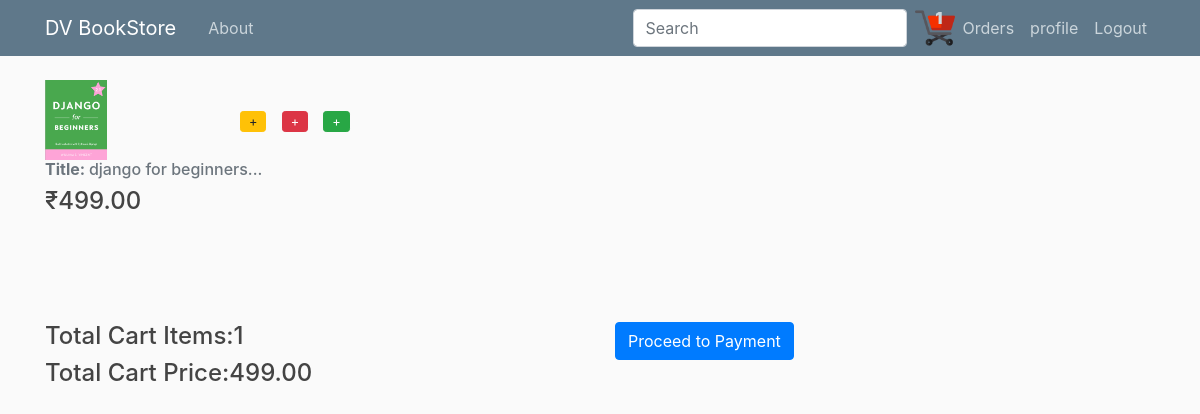
/books/checkout (signed in), run on the app's committed database.
### books/models.py (models this page shows, shortened)
class Order(models.Model):
    user = models.ForeignKey(get_user_model(), on_delete=models.CASCADE)
    date_of_order = models.DateTimeField(auto_now_add=True)
    order_completion_status = models.BooleanField(default=False)
    @property
    def get_total_cart_items(self):
        order_items = self.orderitem_set.all()
        total = sum([item.quantity for item in order_items])
        return total
    @property
    def get_total_cart_price(self):
        order_items = self.orderitem_set.all()
        total = sum([(item.quantity * item.book.price) for item in order_items])
        return total

class OrderItem(models.Model):
    book = models.ForeignKey(Book, on_delete=models.SET_NULL, blank=True, null=True)
    order = models.ForeignKey(Order, on_delete=models.SET_NULL, blank=True, null=True)
    quantity = models.IntegerField(default=0, null=True, blank=True)

class Book(models.Model):
    title = models.CharField(max_length=500)
    price = models.DecimalField(max_digits=5, decimal_places=2)
    author = models.CharField(max_length=150)
    eBook = models.BooleanField(default=False)
    image = models.ImageField(null=True, blank=True, max_length=500)
    pdf = models.FileField(upload_to='pdf', default="default.pdf", max_length=500)
    description = models.TextField(default="This books does not contain any description. Please refer to author and title of the Book")

### books/views.py (the view)
# urls.py: path('books/checkout', checkout, name="checkout"),
@login_required
def checkout(request):
    books = Book.objects.all()
    order, created = Order.objects.get_or_create(user=request.user,order_completion_status=False)
    orderItems = order.orderitem_set.all()
    context = {'orderItems':orderItems, 'order':order}
    return render(request, 'checkout.html', context)

### templates/checkout.html (shortened to what this page needs)
{% extends '_base.html' %}
{% block cartvalue %}{{order.get_total_cart_items}}{% endblock cartvalue %}
{% block content %}
<div>
  {% if orderItems %}
  <div class="container">
    <div class="row">
      {% for item in orderItems %}
        <div class="col-lg-4">
          <div class="row">
            <div class="col-md-6">
            <img class="checkout-thumbnail" src="{{item.book.image.url}}" alt="aa">
            </div>
            <div class="col-md-1 text-center my-auto operators">
              <a class="btn btn-sm btn-warning py-0" style="font-size: 0.8em;" href="{% url 'add_to_cart' "remove" item.book.id %}">+</a>
            </div>
            <div class="col-md-1 text-center my-auto operators">
              <a class="btn btn-sm btn-danger py-0" style="font-size: 0.8em;" href="{% url 'add_to_cart' "delete" item.book.id %}">+</a>
            </div>
            <div class="col-md-1 text-center my-auto operators">
              <a class="btn btn-sm btn-success py-0" style="font-size: 0.8em;" href="{% url 'add_to_cart' "add" item.book.id %}">+</a>
            </div>
          </div>
            <div class="box-element product">
                <h6 class="text-secondary"><strong>Title: </strong>{{item.book.title|truncatewords:"5"}}...</h6>
                <h4 style="display:inline-block">₹{{item.book.price}}</h4>
            </div>
            <br>
            <br>
        </div>
        {% endfor %}
    </div>
  </div>
  <div class="container" style="margin-top: 50px;">
        <div class="row">
            <div class="col-md-6">
                <h4>Total Cart Items:{{order.get_total_cart_items}}</h4>
                <h4>Total Cart Price:{{order.get_total_cart_price}}</h4>
            </div>
            <div class="col-md-6">
                <a class="btn btn-primary" href="{% url 'pay' %}">Proceed to Payment</a>
            </div>
        </div>
  </div>
  {% endif %}
</div>
{% endblock content %}

### static/css/base.css (style rules this page uses)
body { background: #fafafa; color: #333333; margin-top: 5rem; }
h1, h2, h3, h4, h5, h6 { color: #444444; }
.checkout-thumbnail { height: 80px; }
.operators { margin: 5px; }

### data on the page
Order: get_total_cart_items "1", get_total_cart_price "499.00"
OrderItem: book.image (picture), book "django for beginners", book.price "499.00"
